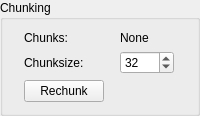
             <widget class="QGroupBox" name="groupBox_2">
              <property name="title">
               <string>Chunking</string>
              </property>
              <layout class="QGridLayout" name="gridLayout_8">
               <item row="0" column="0">
                <widget class="QLabel" name="label_8">
                 <property name="sizePolicy">
                  <sizepolicy hsizetype="Maximum" vsizetype="Preferred">
                   <horstretch>0</horstretch>
                   <verstretch>0</verstretch>
                  </sizepolicy>
                 </property>
                 <property name="text">
                  <string>Chunks:</string>
                 </property>
                </widget>
               </item>
               <item row="0" column="1">
                <widget class="QLabel" name="chunksLabel">
                 <property name="text">
                  <string>None</string>
                 </property>
                </widget>
               </item>
               <item row="1" column="0">
                <widget class="QLabel" name="label_10">
                 <property name="sizePolicy">
                  <sizepolicy hsizetype="Maximum" vsizetype="Preferred">
                   <horstretch>0</horstretch>
                   <verstretch>0</verstretch>
                  </sizepolicy>
                 </property>
                 <property name="text">
                  <string>Chunksize:</string>
                 </property>
                </widget>
               </item>
               <item row="1" column="1">
                <widget class="QSpinBox" name="chunkSpinBox">
                 <property name="sizePolicy">
                  <sizepolicy hsizetype="Maximum" vsizetype="Fixed">
                   <horstretch>0</horstretch>
                   <verstretch>0</verstretch>
                  </sizepolicy>
                 </property>
                 <property name="maximum">
                  <number>4096</number>
                 </property>
                 <property name="value">
                  <number>32</number>
                 </property>
                </widget>
               </item>
               <item row="2" column="0">
                <widget class="QPushButton" name="rechunkButton">
                 <property name="sizePolicy">
                  <sizepolicy hsizetype="Maximum" vsizetype="Fixed">
                   <horstretch>0</horstretch>
                   <verstretch>0</verstretch>
                  </sizepolicy>
                 </property>
                 <property name="text">
                  <string>Rechunk</string>
                 </property>
                </widget>
               </item>
              </layout>
             </widget>
